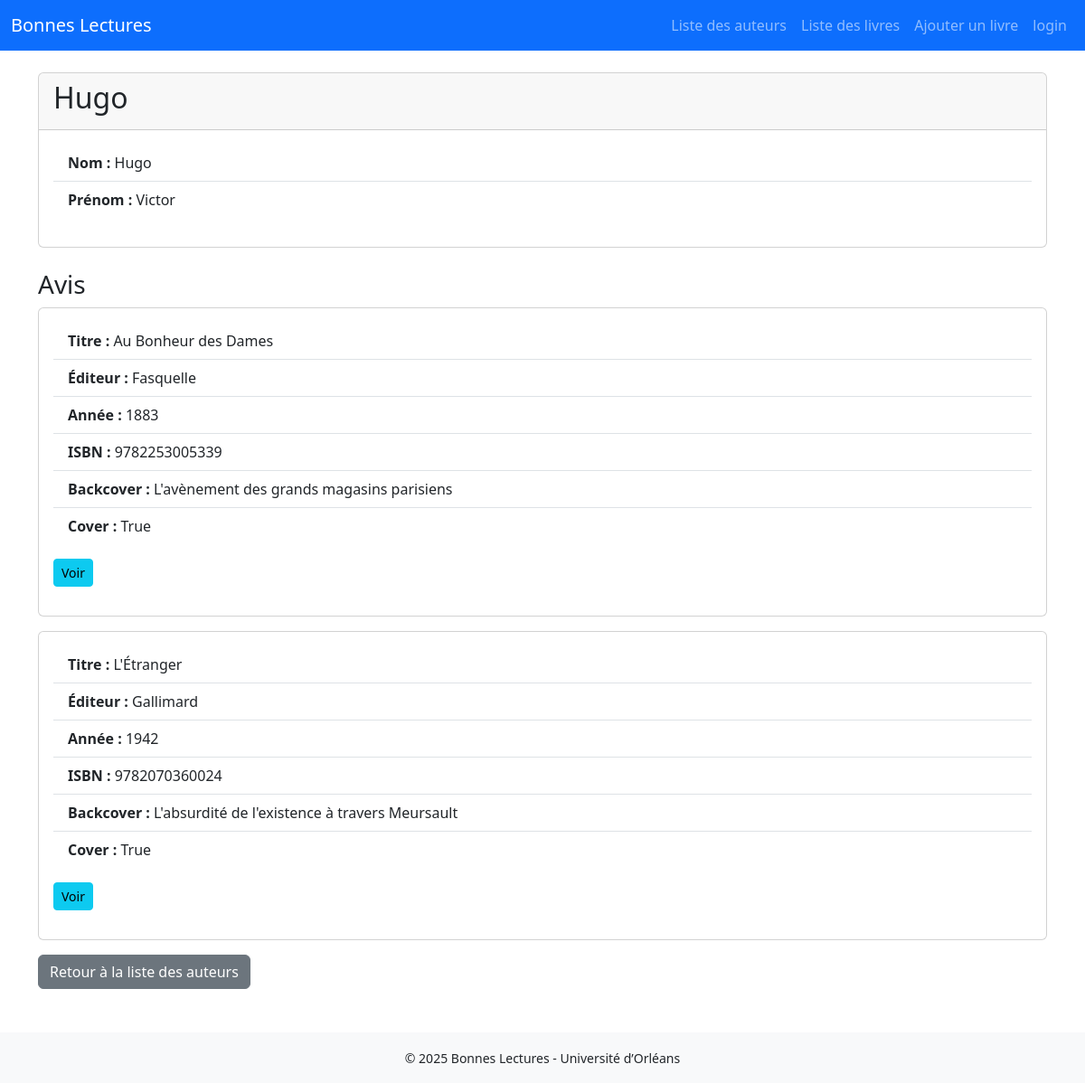
Page /author/1 on the committed database.
### bonnes_lectures/models.py (models this page shows, shortened)
class Author(models.Model):
    prenom = models.CharField(max_length=255)
    nom = models.CharField(max_length=255)
    user = models.ForeignKey(User, on_delete=models.CASCADE, related_name="authors")

class Book(models.Model):
    title = models.CharField(max_length=255)
    authors = models.ManyToManyField(Author, related_name="livres")
    publisher = models.CharField(max_length=255)
    year = models.IntegerField()
    ISBN = IsbnField()
    backCover = models.CharField()
    cover = models.BooleanField()
    user = models.ForeignKey(User, on_delete=models.CASCADE, related_name="books")

### bonnes_lectures/views.py (the view)
def author(request , author_id ) :
    theauthor = Author.objects.get(pk=author_id)
    return render(request, "bonnes_lectures/author.html",{"author" : theauthor})

### bonnes_lectures/templates/bonnes_lectures/author.html (shortened to what this page needs)
{% extends "bonnes_lectures/main.html" %}
{% block content %}
<div class="card mb-4">
    <div class="card-header">
        <h2>{{ author.nom }}</h2>
    </div>
    <div class="card-body">
        <ul class="list-group list-group-flush mb-3">
            <li class="list-group-item"><b>Nom :</b> {{ author.nom }}</li>
            <li class="list-group-item"><b>Prénom :</b> {{ author.prenom }}</li>
        </ul>
    </div>
</div>
{% if author.livres.all %}
    <h3>Avis</h3>
    {% for book in author.livres.all %}
    <div class="card mb-3">
        <div class="card-body">
            <ul class="list-group list-group-flush mb-3">
                <li class="list-group-item"><b>Titre :</b> {{ book.title }}</li>
                <li class="list-group-item"><b>Éditeur :</b> {{ book.publisher }}</li>
                <li class="list-group-item"><b>Année :</b> {{ book.year }}</li>
                <li class="list-group-item"><b>ISBN :</b> {{ book.ISBN }}</li>
                <li class="list-group-item"><b>Backcover :</b> {{ book.backCover }}</li>
                <li class="list-group-item"><b>Cover :</b> {{ book.cover }}</li>
            </ul>
            <div class="mb-3">
                <a href="{% url 'book' book.id %}" class="btn btn-info btn-sm me-1">Voir</a>
            </div>
        </div>
    </div>
    {% endfor %}
{% else %}
    <p class="text-muted">Aucun livre pour cet auteur.</p>
{% endif %}
<div class="mt-3">
    <a href="{% url 'authorBoard' %}" class="btn btn-secondary">Retour à la liste des auteurs</a>
</div>
{% endblock %}

### rows in the picture
Author: nom "Hugo", prenom "Victor"
Book: title "Au Bonheur des Dames", publisher "Fasquelle", year "1883", ISBN "9782253005339", backCover "L'avènement des grands magasins parisiens", cover "True"
Book: title "L'Étranger", publisher "Gallimard", year "1942", ISBN "9782070360024", backCover "L'absurdité de l'existence à travers Meursault", cover "True"
